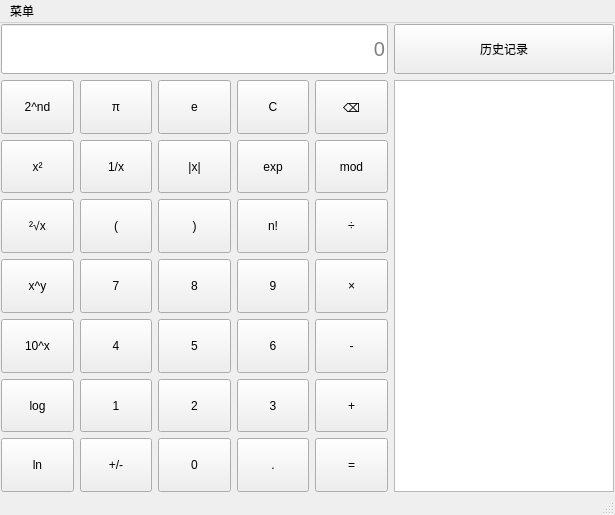
<?xml version="1.0" encoding="UTF-8"?>
<ui version="4.0">
 <class>Science</class>
 <widget class="QMainWindow" name="Science">
  <property name="geometry">
   <rect>
    <x>0</x>
    <y>0</y>
    <width>615</width>
    <height>515</height>
   </rect>
  </property>
  <property name="sizePolicy">
   <sizepolicy hsizetype="Minimum" vsizetype="Minimum">
    <horstretch>0</horstretch>
    <verstretch>0</verstretch>
   </sizepolicy>
  </property>
  <property name="minimumSize">
   <size>
    <width>615</width>
    <height>515</height>
   </size>
  </property>
  <property name="maximumSize">
   <size>
    <width>615</width>
    <height>515</height>
   </size>
  </property>
  <property name="windowTitle">
   <string>计算器</string>
  </property>
  <widget class="QWidget" name="centralwidget">
   <layout class="QGridLayout" name="gridLayout">
    <property name="leftMargin">
     <number>1</number>
    </property>
    <property name="topMargin">
     <number>1</number>
    </property>
    <property name="rightMargin">
     <number>1</number>
    </property>
    <property name="bottomMargin">
     <number>1</number>
    </property>
    <item row="0" column="0">
     <layout class="QHBoxLayout" name="horizontalLayout_8">
      <item>
       <layout class="QVBoxLayout" name="verticalLayout_3">
        <item>
         <widget class="QLineEdit" name="Display">
          <property name="minimumSize">
           <size>
            <width>0</width>
            <height>50</height>
           </size>
          </property>
          <property name="font">
           <font>
            <pointsize>15</pointsize>
           </font>
          </property>
          <property name="alignment">
           <set>Qt::AlignmentFlag::AlignRight|Qt::AlignmentFlag::AlignTrailing|Qt::AlignmentFlag::AlignVCenter</set>
          </property>
          <property name="placeholderText">
           <string>0</string>
          </property>
         </widget>
        </item>
        <item>
         <layout class="QVBoxLayout" name="verticalLayout">
          <item>
           <layout class="QHBoxLayout" name="horizontalLayout_4">
            <item>
             <widget class="QPushButton" name="btn2andND">
              <property name="sizePolicy">
               <sizepolicy hsizetype="Minimum" vsizetype="Minimum">
                <horstretch>0</horstretch>
                <verstretch>0</verstretch>
               </sizepolicy>
              </property>
              <property name="minimumSize">
               <size>
                <width>70</width>
                <height>40</height>
               </size>
              </property>
              <property name="text">
               <string>2^nd</string>
              </property>
             </widget>
            </item>
            <item>
             <widget class="QPushButton" name="btnPai">
              <property name="sizePolicy">
               <sizepolicy hsizetype="Minimum" vsizetype="Minimum">
                <horstretch>0</horstretch>
                <verstretch>0</verstretch>
               </sizepolicy>
              </property>
              <property name="minimumSize">
               <size>
                <width>70</width>
                <height>40</height>
               </size>
              </property>
              <property name="text">
               <string>π</string>
              </property>
             </widget>
            </item>
            <item>
             <widget class="QPushButton" name="btnE">
              <property name="sizePolicy">
               <sizepolicy hsizetype="Minimum" vsizetype="Minimum">
                <horstretch>0</horstretch>
                <verstretch>0</verstretch>
               </sizepolicy>
              </property>
              <property name="minimumSize">
               <size>
                <width>70</width>
                <height>40</height>
               </size>
              </property>
              <property name="text">
               <string>e</string>
              </property>
             </widget>
            </item>
            <item>
             <widget class="QPushButton" name="btnC">
              <property name="sizePolicy">
               <sizepolicy hsizetype="Minimum" vsizetype="Minimum">
                <horstretch>0</horstretch>
                <verstretch>0</verstretch>
               </sizepolicy>
              </property>
              <property name="minimumSize">
               <size>
                <width>70</width>
                <height>40</height>
               </size>
              </property>
              <property name="text">
               <string>C</string>
              </property>
             </widget>
            </item>
            <item>
             <widget class="QPushButton" name="btnDelete">
              <property name="sizePolicy">
               <sizepolicy hsizetype="Minimum" vsizetype="Minimum">
                <horstretch>0</horstretch>
                <verstretch>0</verstretch>
               </sizepolicy>
              </property>
              <property name="minimumSize">
               <size>
                <width>70</width>
                <height>40</height>
               </size>
              </property>
              <property name="text">
               <string>⌫</string>
              </property>
             </widget>
            </item>
           </layout>
          </item>
          <item>
           <layout class="QHBoxLayout" name="horizontalLayout_5">
            <item>
             <widget class="QPushButton" name="btnSquare">
              <property name="sizePolicy">
               <sizepolicy hsizetype="Minimum" vsizetype="Minimum">
                <horstretch>0</horstretch>
                <verstretch>0</verstretch>
               </sizepolicy>
              </property>
              <property name="minimumSize">
               <size>
                <width>70</width>
                <height>40</height>
               </size>
              </property>
              <property name="text">
               <string>x²</string>
              </property>
             </widget>
            </item>
            <item>
             <widget class="QPushButton" name="btnDenominator">
              <property name="sizePolicy">
               <sizepolicy hsizetype="Minimum" vsizetype="Minimum">
                <horstretch>0</horstretch>
                <verstretch>0</verstretch>
               </sizepolicy>
              </property>
              <property name="minimumSize">
               <size>
                <width>70</width>
                <height>40</height>
               </size>
              </property>
              <property name="text">
               <string>1/x</string>
              </property>
             </widget>
            </item>
            <item>
             <widget class="QPushButton" name="btnAbs">
              <property name="sizePolicy">
               <sizepolicy hsizetype="Minimum" vsizetype="Minimum">
                <horstretch>0</horstretch>
                <verstretch>0</verstretch>
               </sizepolicy>
              </property>
              <property name="minimumSize">
               <size>
                <width>70</width>
                <height>40</height>
               </size>
              </property>
              <property name="text">
               <string>|x|</string>
              </property>
             </widget>
            </item>
            <item>
             <widget class="QPushButton" name="btnExp">
              <property name="sizePolicy">
               <sizepolicy hsizetype="Minimum" vsizetype="Minimum">
                <horstretch>0</horstretch>
                <verstretch>0</verstretch>
               </sizepolicy>
              </property>
              <property name="minimumSize">
               <size>
                <width>70</width>
                <height>40</height>
               </size>
              </property>
              <property name="text">
               <string>exp</string>
              </property>
             </widget>
            </item>
            <item>
             <widget class="QPushButton" name="btnMod">
              <property name="sizePolicy">
               <sizepolicy hsizetype="Minimum" vsizetype="Minimum">
                <horstretch>0</horstretch>
                <verstretch>0</verstretch>
               </sizepolicy>
              </property>
              <property name="minimumSize">
               <size>
                <width>70</width>
                <height>40</height>
               </size>
              </property>
              <property name="text">
               <string>mod</string>
              </property>
             </widget>
            </item>
           </layout>
          </item>
          <item>
           <layout class="QHBoxLayout" name="horizontalLayout_2">
            <item>
             <widget class="QPushButton" name="btnSqrt">
              <property name="sizePolicy">
               <sizepolicy hsizetype="Minimum" vsizetype="Minimum">
                <horstretch>0</horstretch>
                <verstretch>0</verstretch>
               </sizepolicy>
              </property>
              <property name="minimumSize">
               <size>
                <width>70</width>
                <height>40</height>
               </size>
              </property>
              <property name="text">
               <string>²√x</string>
              </property>
             </widget>
            </item>
            <item>
             <widget class="QPushButton" name="btnLeft">
              <property name="sizePolicy">
               <sizepolicy hsizetype="Minimum" vsizetype="Minimum">
                <horstretch>0</horstretch>
                <verstretch>0</verstretch>
               </sizepolicy>
              </property>
              <property name="minimumSize">
               <size>
                <width>70</width>
                <height>40</height>
               </size>
              </property>
              <property name="text">
               <string>(</string>
              </property>
             </widget>
            </item>
            <item>
             <widget class="QPushButton" name="btnRight">
              <property name="sizePolicy">
               <sizepolicy hsizetype="Minimum" vsizetype="Minimum">
                <horstretch>0</horstretch>
                <verstretch>0</verstretch>
               </sizepolicy>
              </property>
              <property name="minimumSize">
               <size>
                <width>70</width>
                <height>40</height>
               </size>
              </property>
              <property name="text">
               <string>)</string>
              </property>
             </widget>
            </item>
            <item>
             <widget class="QPushButton" name="btnN">
              <property name="sizePolicy">
               <sizepolicy hsizetype="Minimum" vsizetype="Minimum">
                <horstretch>0</horstretch>
                <verstretch>0</verstretch>
               </sizepolicy>
              </property>
              <property name="minimumSize">
               <size>
                <width>70</width>
                <height>40</height>
               </size>
              </property>
              <property name="text">
               <string>n!</string>
              </property>
             </widget>
            </item>
            <item>
             <widget class="QPushButton" name="btnDivide">
              <property name="sizePolicy">
               <sizepolicy hsizetype="Minimum" vsizetype="Minimum">
                <horstretch>0</horstretch>
                <verstretch>0</verstretch>
               </sizepolicy>
              </property>
              <property name="minimumSize">
               <size>
                <width>70</width>
                <height>40</height>
               </size>
              </property>
              <property name="text">
               <string>÷</string>
              </property>
             </widget>
            </item>
           </layout>
          </item>
          <item>
           <layout class="QHBoxLayout" name="horizontalLayout">
            <item>
             <widget class="QPushButton" name="btnXandY">
              <property name="sizePolicy">
               <sizepolicy hsizetype="Minimum" vsizetype="Minimum">
                <horstretch>0</horstretch>
                <verstretch>0</verstretch>
               </sizepolicy>
              </property>
              <property name="minimumSize">
               <size>
                <width>70</width>
                <height>40</height>
               </size>
              </property>
              <property name="text">
               <string>x^y</string>
              </property>
             </widget>
            </item>
            <item>
             <widget class="QPushButton" name="btnNum7">
              <property name="sizePolicy">
               <sizepolicy hsizetype="Minimum" vsizetype="Minimum">
                <horstretch>0</horstretch>
                <verstretch>0</verstretch>
               </sizepolicy>
              </property>
              <property name="minimumSize">
               <size>
                <width>70</width>
                <height>40</height>
               </size>
              </property>
              <property name="text">
               <string>7</string>
              </property>
             </widget>
            </item>
            <item>
             <widget class="QPushButton" name="btnNum8">
              <property name="sizePolicy">
               <sizepolicy hsizetype="Minimum" vsizetype="Minimum">
                <horstretch>0</horstretch>
                <verstretch>0</verstretch>
               </sizepolicy>
              </property>
              <property name="minimumSize">
               <size>
                <width>70</width>
                <height>40</height>
               </size>
              </property>
              <property name="text">
               <string>8</string>
              </property>
             </widget>
            </item>
            <item>
             <widget class="QPushButton" name="btnNum9">
              <property name="sizePolicy">
               <sizepolicy hsizetype="Minimum" vsizetype="Minimum">
                <horstretch>0</horstretch>
                <verstretch>0</verstretch>
               </sizepolicy>
              </property>
              <property name="minimumSize">
               <size>
                <width>70</width>
                <height>40</height>
               </size>
              </property>
              <property name="text">
               <string>9</string>
              </property>
             </widget>
            </item>
            <item>
             <widget class="QPushButton" name="btnMulti">
              <property name="sizePolicy">
               <sizepolicy hsizetype="Minimum" vsizetype="Minimum">
                <horstretch>0</horstretch>
                <verstretch>0</verstretch>
               </sizepolicy>
              </property>
              <property name="minimumSize">
               <size>
                <width>70</width>
                <height>40</height>
               </size>
              </property>
              <property name="text">
               <string>×</string>
              </property>
             </widget>
            </item>
           </layout>
          </item>
          <item>
           <layout class="QHBoxLayout" name="horizontalLayout_6">
            <item>
             <widget class="QPushButton" name="btn10andX">
              <property name="sizePolicy">
               <sizepolicy hsizetype="Minimum" vsizetype="Minimum">
                <horstretch>0</horstretch>
                <verstretch>0</verstretch>
               </sizepolicy>
              </property>
              <property name="minimumSize">
               <size>
                <width>70</width>
                <height>40</height>
               </size>
              </property>
              <property name="text">
               <string>10^x</string>
              </property>
             </widget>
            </item>
            <item>
             <widget class="QPushButton" name="btnNum4">
              <property name="sizePolicy">
               <sizepolicy hsizetype="Minimum" vsizetype="Minimum">
                <horstretch>0</horstretch>
                <verstretch>0</verstretch>
               </sizepolicy>
              </property>
              <property name="minimumSize">
               <size>
                <width>70</width>
                <height>40</height>
               </size>
              </property>
              <property name="text">
               <string>4</string>
              </property>
             </widget>
            </item>
            <item>
             <widget class="QPushButton" name="btnNum5">
              <property name="sizePolicy">
               <sizepolicy hsizetype="Minimum" vsizetype="Minimum">
                <horstretch>0</horstretch>
                <verstretch>0</verstretch>
               </sizepolicy>
              </property>
              <property name="minimumSize">
               <size>
                <width>70</width>
                <height>40</height>
               </size>
              </property>
              <property name="text">
               <string>5</string>
              </property>
             </widget>
            </item>
            <item>
             <widget class="QPushButton" name="btnNum6">
              <property name="sizePolicy">
               <sizepolicy hsizetype="Minimum" vsizetype="Minimum">
                <horstretch>0</horstretch>
                <verstretch>0</verstretch>
               </sizepolicy>
              </property>
              <property name="minimumSize">
               <size>
                <width>70</width>
                <height>40</height>
               </size>
              </property>
              <property name="text">
               <string>6</string>
              </property>
             </widget>
            </item>
            <item>
             <widget class="QPushButton" name="btnMinus">
              <property name="sizePolicy">
               <sizepolicy hsizetype="Minimum" vsizetype="Minimum">
                <horstretch>0</horstretch>
                <verstretch>0</verstretch>
               </sizepolicy>
              </property>
              <property name="minimumSize">
               <size>
                <width>70</width>
                <height>40</height>
               </size>
              </property>
              <property name="text">
               <string>-</string>
              </property>
             </widget>
            </item>
           </layout>
          </item>
          <item>
           <layout class="QHBoxLayout" name="horizontalLayout_7">
            <item>
             <widget class="QPushButton" name="btnLog">
              <property name="sizePolicy">
               <sizepolicy hsizetype="Minimum" vsizetype="Minimum">
                <horstretch>0</horstretch>
                <verstretch>0</verstretch>
               </sizepolicy>
              </property>
              <property name="minimumSize">
               <size>
                <width>70</width>
                <height>40</height>
               </size>
              </property>
              <property name="text">
               <string>log</string>
              </property>
             </widget>
            </item>
            <item>
             <widget class="QPushButton" name="btnNum1">
              <property name="sizePolicy">
               <sizepolicy hsizetype="Minimum" vsizetype="Minimum">
                <horstretch>0</horstretch>
                <verstretch>0</verstretch>
               </sizepolicy>
              </property>
              <property name="minimumSize">
               <size>
                <width>70</width>
                <height>40</height>
               </size>
              </property>
              <property name="text">
               <string>1</string>
              </property>
             </widget>
            </item>
            <item>
             <widget class="QPushButton" name="btnNum2">
              <property name="sizePolicy">
               <sizepolicy hsizetype="Minimum" vsizetype="Minimum">
                <horstretch>0</horstretch>
                <verstretch>0</verstretch>
               </sizepolicy>
              </property>
              <property name="minimumSize">
               <size>
                <width>70</width>
                <height>40</height>
               </size>
              </property>
              <property name="text">
               <string>2</string>
              </property>
             </widget>
            </item>
            <item>
             <widget class="QPushButton" name="btnNum3">
              <property name="sizePolicy">
               <sizepolicy hsizetype="Minimum" vsizetype="Minimum">
                <horstretch>0</horstretch>
                <verstretch>0</verstretch>
               </sizepolicy>
              </property>
              <property name="minimumSize">
               <size>
                <width>70</width>
                <height>40</height>
               </size>
              </property>
              <property name="text">
               <string>3</string>
              </property>
             </widget>
            </item>
            <item>
             <widget class="QPushButton" name="btnAdd">
              <property name="sizePolicy">
               <sizepolicy hsizetype="Minimum" vsizetype="Minimum">
                <horstretch>0</horstretch>
                <verstretch>0</verstretch>
               </sizepolicy>
              </property>
              <property name="minimumSize">
               <size>
                <width>70</width>
                <height>40</height>
               </size>
              </property>
              <property name="text">
               <string>+</string>
              </property>
             </widget>
            </item>
           </layout>
          </item>
          <item>
           <layout class="QHBoxLayout" name="horizontalLayout_3">
            <item>
             <widget class="QPushButton" name="btnLn">
              <property name="sizePolicy">
               <sizepolicy hsizetype="Minimum" vsizetype="Minimum">
                <horstretch>0</horstretch>
                <verstretch>0</verstretch>
               </sizepolicy>
              </property>
              <property name="minimumSize">
               <size>
                <width>70</width>
                <height>40</height>
               </size>
              </property>
              <property name="text">
               <string>ln</string>
              </property>
             </widget>
            </item>
            <item>
             <widget class="QPushButton" name="btnAddMinus">
              <property name="sizePolicy">
               <sizepolicy hsizetype="Minimum" vsizetype="Minimum">
                <horstretch>0</horstretch>
                <verstretch>0</verstretch>
               </sizepolicy>
              </property>
              <property name="minimumSize">
               <size>
                <width>70</width>
                <height>40</height>
               </size>
              </property>
              <property name="text">
               <string>+/-</string>
              </property>
             </widget>
            </item>
            <item>
             <widget class="QPushButton" name="btnNum0">
              <property name="sizePolicy">
               <sizepolicy hsizetype="Minimum" vsizetype="Minimum">
                <horstretch>0</horstretch>
                <verstretch>0</verstretch>
               </sizepolicy>
              </property>
              <property name="minimumSize">
               <size>
                <width>70</width>
                <height>40</height>
               </size>
              </property>
              <property name="text">
               <string>0</string>
              </property>
             </widget>
            </item>
            <item>
             <widget class="QPushButton" name="btnPoint">
              <property name="sizePolicy">
               <sizepolicy hsizetype="Minimum" vsizetype="Minimum">
                <horstretch>0</horstretch>
                <verstretch>0</verstretch>
               </sizepolicy>
              </property>
              <property name="minimumSize">
               <size>
                <width>70</width>
                <height>40</height>
               </size>
              </property>
              <property name="text">
               <string>.</string>
              </property>
             </widget>
            </item>
            <item>
             <widget class="QPushButton" name="btnEqual">
              <property name="sizePolicy">
               <sizepolicy hsizetype="Minimum" vsizetype="Minimum">
                <horstretch>0</horstretch>
                <verstretch>0</verstretch>
               </sizepolicy>
              </property>
              <property name="minimumSize">
               <size>
                <width>70</width>
                <height>40</height>
               </size>
              </property>
              <property name="text">
               <string>=</string>
              </property>
             </widget>
            </item>
           </layout>
          </item>
         </layout>
        </item>
       </layout>
      </item>
      <item>
       <layout class="QVBoxLayout" name="verticalLayout_2">
        <item>
         <widget class="QPushButton" name="pushButton">
          <property name="minimumSize">
           <size>
            <width>0</width>
            <height>50</height>
           </size>
          </property>
          <property name="text">
           <string>历史记录</string>
          </property>
         </widget>
        </item>
        <item>
         <widget class="QTextEdit" name="HistoryText">
          <property name="font">
           <font>
            <pointsize>15</pointsize>
           </font>
          </property>
         </widget>
        </item>
       </layout>
      </item>
     </layout>
    </item>
   </layout>
  </widget>
  <widget class="QMenuBar" name="menubar">
   <property name="geometry">
    <rect>
     <x>0</x>
     <y>0</y>
     <width>615</width>
     <height>25</height>
    </rect>
   </property>
   <widget class="QMenu" name="menu">
    <property name="title">
     <string>菜单</string>
    </property>
    <property name="icon">
     <iconset resource="rsc.qrc">
      <normaloff>:/img/Menu.svg</normaloff>:/img/Menu.svg</iconset>
    </property>
    <addaction name="Standard"/>
    <addaction name="science"/>
    <addaction name="Programmer"/>
    <addaction name="Date"/>
    <addaction name="separator"/>
    <addaction name="Currency"/>
    <addaction name="Capacity"/>
   </widget>
   <addaction name="menu"/>
  </widget>
  <widget class="QStatusBar" name="statusbar"/>
  <action name="Standard">
   <property name="icon">
    <iconset resource="rsc.qrc">
     <normaloff>:/img/Standard.svg</normaloff>:/img/Standard.svg</iconset>
   </property>
   <property name="text">
    <string>标准</string>
   </property>
   <property name="toolTip">
    <string>标准</string>
   </property>
   <property name="menuRole">
    <enum>QAction::MenuRole::NoRole</enum>
   </property>
  </action>
  <action name="science">
   <property name="icon">
    <iconset resource="rsc.qrc">
     <normaloff>:/img/Science.svg</normaloff>:/img/Science.svg</iconset>
   </property>
   <property name="text">
    <string>科学</string>
   </property>
   <property name="toolTip">
    <string>科学</string>
   </property>
   <property name="menuRole">
    <enum>QAction::MenuRole::NoRole</enum>
   </property>
  </action>
  <action name="Programmer">
   <property name="icon">
    <iconset resource="rsc.qrc">
     <normaloff>:/img/Programmer.svg</normaloff>:/img/Programmer.svg</iconset>
   </property>
   <property name="text">
    <string>程序员</string>
   </property>
   <property name="toolTip">
    <string>程序员</string>
   </property>
   <property name="menuRole">
    <enum>QAction::MenuRole::NoRole</enum>
   </property>
  </action>
  <action name="Date">
   <property name="icon">
    <iconset resource="rsc.qrc">
     <normaloff>:/img/Date.svg</normaloff>:/img/Date.svg</iconset>
   </property>
   <property name="text">
    <string>日期计算</string>
   </property>
   <property name="toolTip">
    <string>日期计算</string>
   </property>
   <property name="menuRole">
    <enum>QAction::MenuRole::NoRole</enum>
   </property>
  </action>
  <action name="Currency">
   <property name="icon">
    <iconset resource="rsc.qrc">
     <normaloff>:/img/Currency.svg</normaloff>:/img/Currency.svg</iconset>
   </property>
   <property name="text">
    <string>货币</string>
   </property>
   <property name="toolTip">
    <string>货币</string>
   </property>
   <property name="menuRole">
    <enum>QAction::MenuRole::NoRole</enum>
   </property>
  </action>
  <action name="Capacity">
   <property name="icon">
    <iconset resource="rsc.qrc">
     <normaloff>:/img/Capacity.svg</normaloff>:/img/Capacity.svg</iconset>
   </property>
   <property name="text">
    <string>容量</string>
   </property>
   <property name="toolTip">
    <string>容量</string>
   </property>
   <property name="menuRole">
    <enum>QAction::MenuRole::NoRole</enum>
   </property>
  </action>
 </widget>
 <resources>
  <include location="rsc.qrc"/>
 </resources>
 <connections/>
</ui>
